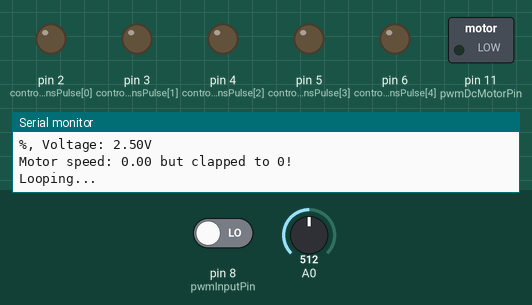
This sketch was run on a simulated Arduino Uno, built with avr-gcc and run on an emulated ATmega328P. Shown: switched loads named in the sketch (green lamp = pin HIGH), output pins drawn as LEDs (lit = HIGH), the last lines printed to the serial monitor. The test bench sets the inputs (shaded band); at power-on: pin 8 (pwmInputPin) LOW, A0 = 512.

Above: at 1.2 s.
1.3 s: pin 8 (pwmInputPin) driven HIGH
At 3.3 s:
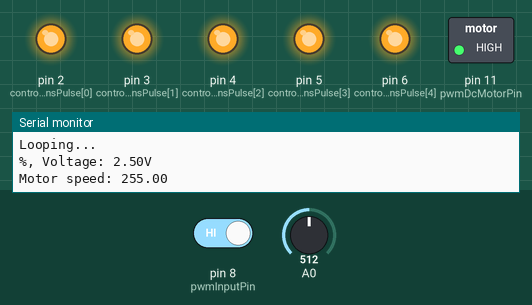
3.8 s: pin 8 (pwmInputPin) driven LOW
At 5.1 s:
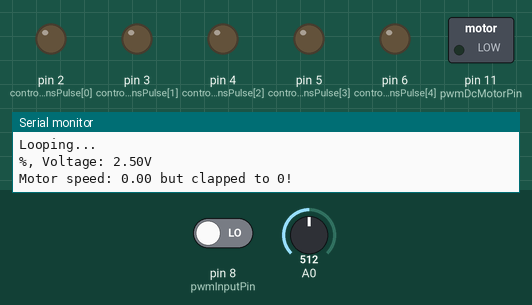
Timing chart, 0 to 6.8 s (numbered marks = the images above; inputs shaded):
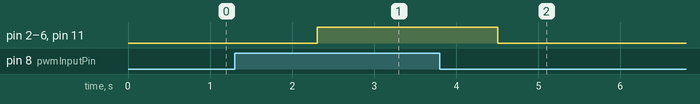

The sketch:

gr8-mapper.ino
```cpp
const int pwmInputPin = 8;
const int pwmDcMotorPin = 11;

// Define the input voltage range
const float inputMin = 0.24; // Minimum expected voltage
const float inputMax = 0.49; // Maximum expected voltage

// Define the mapped output voltage range
const float outputMin = 0.0;
const float outputMax = 5.0;

const int controlPinsPulse[] = {2, 3, 4, 5, 6}; // Adjust based on actual pin numbers

const float dutyMin = 4.98;
const float dutyMax = 10.06;

void setup() {
    Serial.begin(9600); // Start Serial Communication
    Serial.println("Setting up...");
    for (int i = 0; i < 5; i++) {
        pinMode(controlPinsPulse[i], OUTPUT);
        digitalWrite(controlPinsPulse[i], LOW); // Start with all off
    }
    pinMode(pwmInputPin, INPUT);
    pinMode(pwmDcMotorPin, OUTPUT);
    Serial.println("Setup complete!");
}

float percentageReadingPulse() {

    // Measure HIGH duration
    unsigned long highTime = pulseIn(pwmInputPin, HIGH, 50000UL);
    // Measure LOW duration
    unsigned long lowTime = pulseIn(pwmInputPin, LOW, 50000UL);

    // pulseIn() returns zero on timeout
    if (highTime == 0 || lowTime == 0)
      return digitalRead(pwmInputPin) ? 100 : 0;  // HIGH == 100%,  LOW = 0%

    // Calculate period and duty cycle
    unsigned long period = highTime + lowTime;
    float dutyCycle = (highTime * 100.0) / period;

    Serial.print("✅ Duty Cycle: ");
    Serial.print(dutyCycle);

    float percentage = (dutyCycle - dutyMin) * (100.0 / (dutyMax - dutyMin));

    Serial.print(" ✅ Pulse percentage: ");
    Serial.print(percentage);
    return percentage;
}

float logAnalogPercentage() {
    int rawValue = analogRead(pwmInputPin);
    float voltage = rawValue * (5.0 / 1023.0);
    Serial.print("%, Voltage: ");
    Serial.print(voltage);
    Serial.println("V");
}

void loop() {
    Serial.println("Looping...");

    float percentagePulse = percentageReadingPulse();
    float pinsOnPulse = (percentagePulse * 5) / 100;
    logAnalogPercentage();

    for (int i = 0; i < 5; i++) {
        if (i < pinsOnPulse) {
            digitalWrite(controlPinsPulse[i], HIGH); // Turn on pin
        } else {
            digitalWrite(controlPinsPulse[i], LOW); // Turn off pin
        }
    }

    float motorSpeed = percentagePulse * 255.0 / 100.0;
    Serial.print("Motor speed: ");
    Serial.print(motorSpeed);
    if (motorSpeed < 150) {
      Serial.print(" but clapped to 0!");
      motorSpeed = 0;
    }
    Serial.println();
    analogWrite(pwmDcMotorPin, motorSpeed);

    delay(1000);
}
```

Measured:
- after the input at 1.3 s, pin 2 (controlPinsPulse[0]), pin 3 (controlPinsPulse[1]), pin 4 (controlPinsPulse[2]), pin 5 (controlPinsPulse[3]), pin 6 (controlPinsPulse[4]), pin 11 (pwmDcMotorPin): LOW → HIGH after 1.0 s
- after the input at 3.8 s, pin 2 (controlPinsPulse[0]), pin 3 (controlPinsPulse[1]), pin 4 (controlPinsPulse[2]), pin 5 (controlPinsPulse[3]), pin 6 (controlPinsPulse[4]), pin 11 (pwmDcMotorPin): HIGH → LOW after 0.71 s
